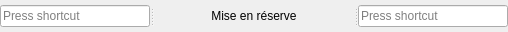
                <widget class="QSplitter" name="splitter_31">
                 <property name="sizePolicy">
                  <sizepolicy hsizetype="Fixed" vsizetype="Fixed">
                   <horstretch>0</horstretch>
                   <verstretch>0</verstretch>
                  </sizepolicy>
                 </property>
                 <property name="minimumSize">
                  <size>
                   <width>502</width>
                   <height>32</height>
                  </size>
                 </property>
                 <property name="orientation">
                  <enum>Qt::Horizontal</enum>
                 </property>
                 <widget class="QKeySequenceEdit" name="_2Player_1_Reserve">
                  <property name="sizePolicy">
                   <sizepolicy hsizetype="Fixed" vsizetype="Fixed">
                    <horstretch>0</horstretch>
                    <verstretch>0</verstretch>
                   </sizepolicy>
                  </property>
                  <property name="minimumSize">
                   <size>
                    <width>150</width>
                    <height>32</height>
                   </size>
                  </property>
                  <property name="maximumSize">
                   <size>
                    <width>150</width>
                    <height>32</height>
                   </size>
                  </property>
                 </widget>
                 <widget class="QLabel" name="label_30">
                  <property name="sizePolicy">
                   <sizepolicy hsizetype="Fixed" vsizetype="Fixed">
                    <horstretch>0</horstretch>
                    <verstretch>0</verstretch>
                   </sizepolicy>
                  </property>
                  <property name="minimumSize">
                   <size>
                    <width>200</width>
                    <height>32</height>
                   </size>
                  </property>
                  <property name="maximumSize">
                   <size>
                    <width>200</width>
                    <height>32</height>
                   </size>
                  </property>
                  <property name="text">
                   <string>Mise en réserve</string>
                  </property>
                  <property name="alignment">
                   <set>Qt::AlignCenter</set>
                  </property>
                 </widget>
                 <widget class="QKeySequenceEdit" name="_2Player_2_Reserve">
                  <property name="sizePolicy">
                   <sizepolicy hsizetype="Fixed" vsizetype="Fixed">
                    <horstretch>0</horstretch>
                    <verstretch>0</verstretch>
                   </sizepolicy>
                  </property>
                  <property name="minimumSize">
                   <size>
                    <width>150</width>
                    <height>32</height>
                   </size>
                  </property>
                  <property name="maximumSize">
                   <size>
                    <width>150</width>
                    <height>32</height>
                   </size>
                  </property>
                 </widget>
                </widget>
